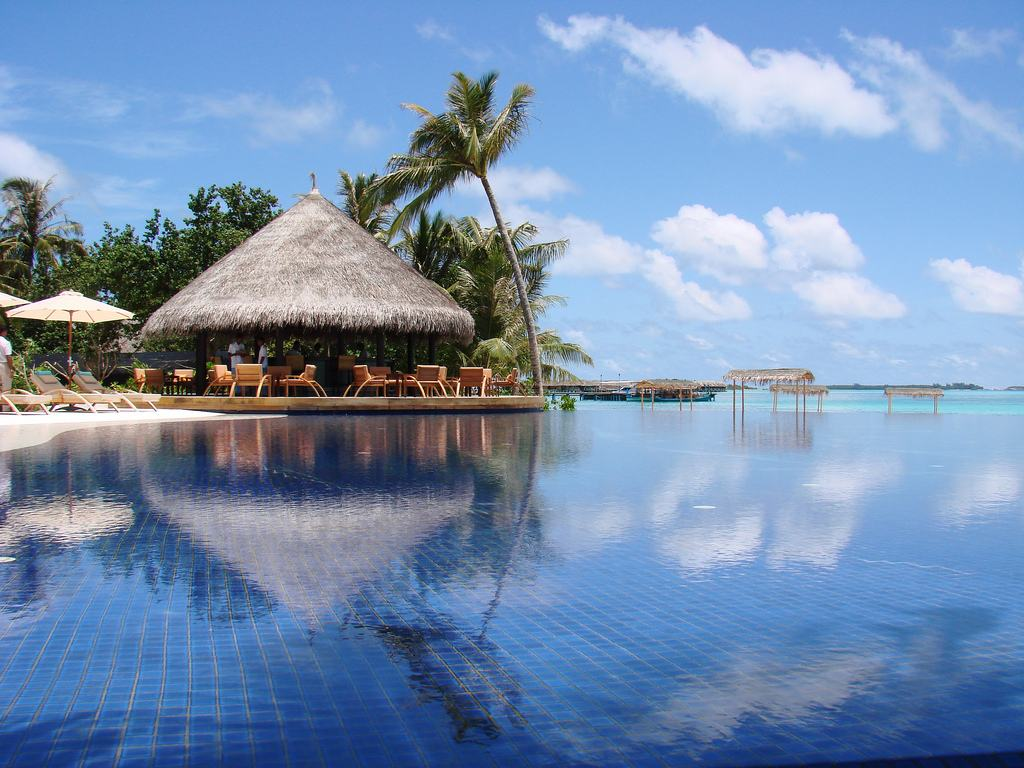
#> input picture data/timg.jpg, 1024 x 768 px
$ python 28_kmeans.py
#> lines starting #> are read from the running program, lines starting #| are printed output that depends on the picture
import numpy as np
from sklearn.cluster import KMeans
from scipy.spatial.distance import cdist
import matplotlib.pyplot as plt

'''肘部法则确定k值'''
c1x = np.random.uniform(0.5, 1.5, (1, 10))
c1y = np.random.uniform(0.5, 1.5, (1, 10))
c2x = np.random.uniform(3.5, 4.5, (1, 10))
c2y = np.random.uniform(3.5, 4.5, (1, 10))

x = np.hstack((c1x, c2x))
y = np.hstack((c1y, c2y))
X = np.vstack((x, y)).T

K = range(1, 10)
meanDispersions = []
for k in K:
    kmeans = KMeans(n_clusters=k)
    kmeans.fit(X)
    meanDispersions.append(sum(np.min(cdist(X, kmeans.cluster_centers_, 'euclidean'), axis=1)) / X.shape[0])
plt.plot(K, meanDispersions, 'bx-')
plt.xlabel('K')
plt.ylabel('Average Dispersion')
plt.title('Selecting k with the Elbow Method')
plt.show()
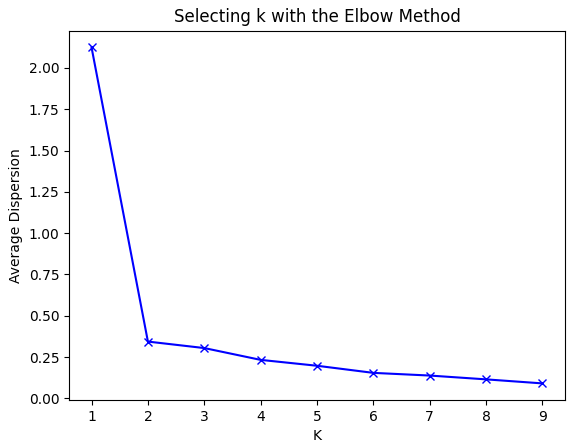
#> figure drawn by matplotlib, 1 panel

'''轮廓系数'''
from sklearn import metrics
plt.subplot(3, 2, 1)
x1 = np.array([1, 2, 3, 1, 5, 6, 5, 5, 6, 7, 8, 9, 7, 9])
x2 = np.array([1, 3, 2, 2, 8, 6, 7, 6, 7, 1, 2, 1, 1, 3])
X = np.array(list(zip(x1, x2))).reshape(len(x1), 2)

plt.xlim([0, 10])
plt.ylim([0, 10])
plt.title('Instances')
plt.scatter(x1, x2)
colors = ['b', 'g', 'r', 'c', 'm', 'y', 'k', 'b']
markers = ['o', 's', 'D', 'v', '^', 'p', '*', '+']
tests = [2, 3, 4, 5, 8]
subplot_counter = 1
for t in tests:
    subplot_counter += 1
    plt.subplot(3, 2, subplot_counter)
    kmeans_model = KMeans(n_clusters=t).fit(X)
    for i, l in enumerate(kmeans_model.labels_):
        plt.plot(x1[i], x2[i], color=colors[l], marker=markers[l], ls='None')
    plt.xlim([0, 10])
    plt.ylim([0, 10])
    plt.title('L = %s, Silhouette Coefficient = %.3f' %
              (t, metrics.silhouette_score(X, kmeans_model.labels_, metric='euclidean')))
plt.show()
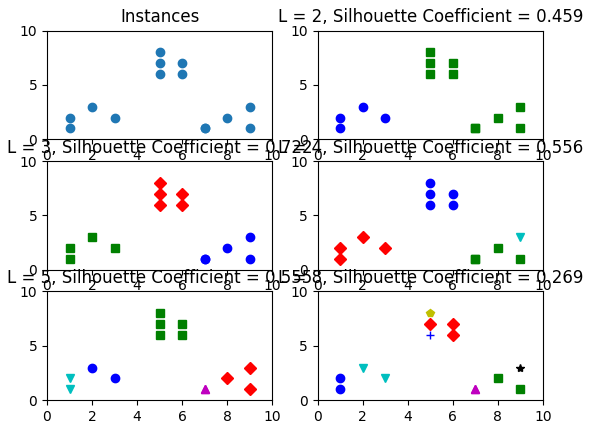
#> figure drawn by matplotlib, 6 panels

'''图像压缩'''
from sklearn.utils import shuffle
from PIL import Image

original_img = np.array(Image.open('data/timg.jpg'), dtype=np.float64) / 255
original_dimensions = tuple(original_img.shape)
#> original_dimensions = (768, 1024, 3)
width, heigiht, depth = tuple(original_img.shape)
#> width = 768; heigiht = 1024; depth = 3
image_flattened = np.reshape(original_img, (width * heigiht, depth))

image_array_sample = shuffle(image_flattened, random_state=0)[:1000]
#> image_array_sample = 1000 rows, first 8: [0.855, 0.804, 0.78], [0.341, 0.176, 0.122], [0.71, 0.659, 0.635], [0.412, 0.565, 0.78], [0.306, 0.537, 0.835], [0.118, 0.133, 0.0784], [0.678, 0.812, 0.957], [0.529, 0.471, 0.482]
estimator = KMeans(n_clusters=64, random_state=0)
estimator.fit(image_array_sample)

cluster_assignments = estimator.predict(image_flattened)
compressed_palette = estimator.cluster_centers_
compressed_img = np.zeros((width, heigiht, compressed_palette.shape[1]))
label_idx = 0
for i in range(width):
    for j in range(heigiht):
        compressed_img[i][j] = compressed_palette[cluster_assignments[label_idx]]
        label_idx += 1
#> after the loop, label_idx = 786432
plt.subplot(121)
plt.title('Original Image', fontsize=24)
plt.imshow(original_img)
plt.axis('off')
plt.subplot(122)
plt.title('Compressed Image', fontsize=24)
plt.imshow(compressed_img)
plt.axis('off')
plt.show()
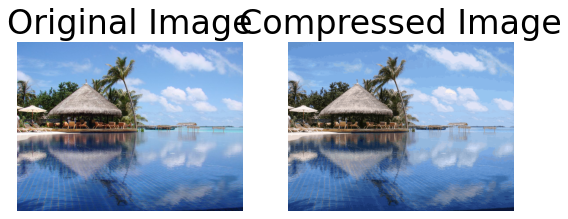
#> figure drawn by matplotlib, 2 panels
